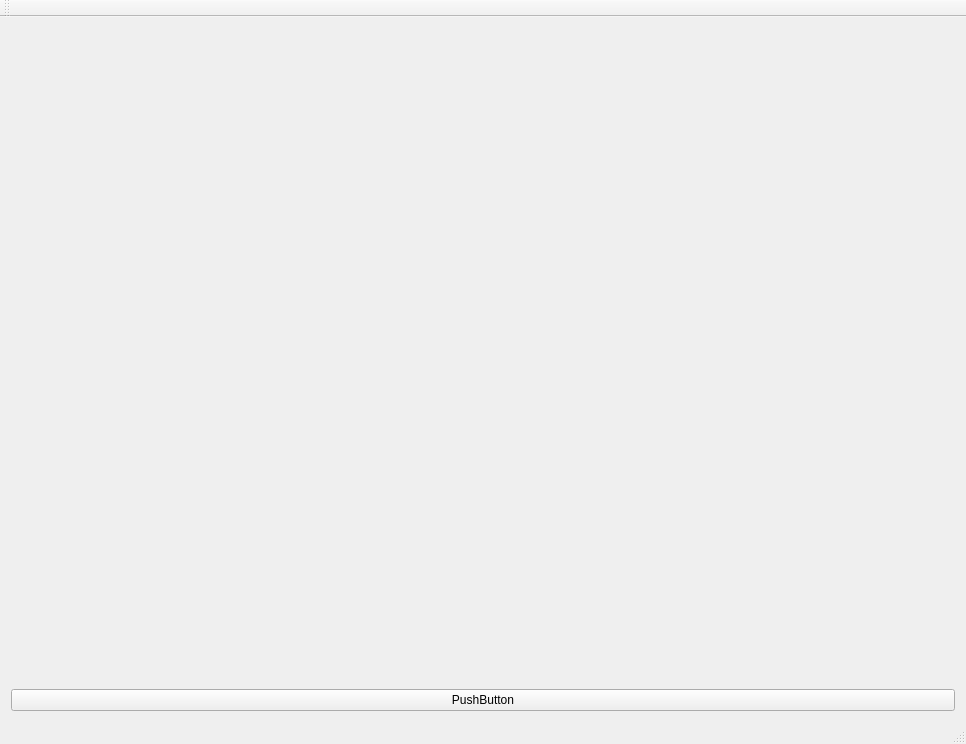
<?xml version="1.0" encoding="UTF-8"?>
<ui version="4.0">
 <class>MainWindow</class>
 <widget class="QMainWindow" name="MainWindow">
  <property name="geometry">
   <rect>
    <x>0</x>
    <y>0</y>
    <width>966</width>
    <height>744</height>
   </rect>
  </property>
  <property name="windowTitle">
   <string>MainWindow</string>
  </property>
  <widget class="QWidget" name="centralWidget">
   <layout class="QVBoxLayout" name="verticalLayout_2">
    <item>
     <layout class="QVBoxLayout" name="verticalLayout">
      <item>
       <widget class="QVTKWidget" name="qvtkWidget"/>
      </item>
      <item>
       <widget class="QPushButton" name="pushButton">
        <property name="text">
         <string>PushButton</string>
        </property>
       </widget>
      </item>
     </layout>
    </item>
   </layout>
  </widget>
  <widget class="QMenuBar" name="menuBar">
   <property name="geometry">
    <rect>
     <x>0</x>
     <y>0</y>
     <width>966</width>
     <height>20</height>
    </rect>
   </property>
  </widget>
  <widget class="QToolBar" name="mainToolBar">
   <attribute name="toolBarArea">
    <enum>TopToolBarArea</enum>
   </attribute>
   <attribute name="toolBarBreak">
    <bool>false</bool>
   </attribute>
  </widget>
  <widget class="QStatusBar" name="statusBar"/>
 </widget>
 <layoutdefault spacing="6" margin="11"/>
 <customwidgets>
  <customwidget>
   <class>QVTKWidget</class>
   <extends>QWidget</extends>
   <header>QVTKWidget.h</header>
  </customwidget>
 </customwidgets>
 <resources/>
 <connections/>
</ui>
